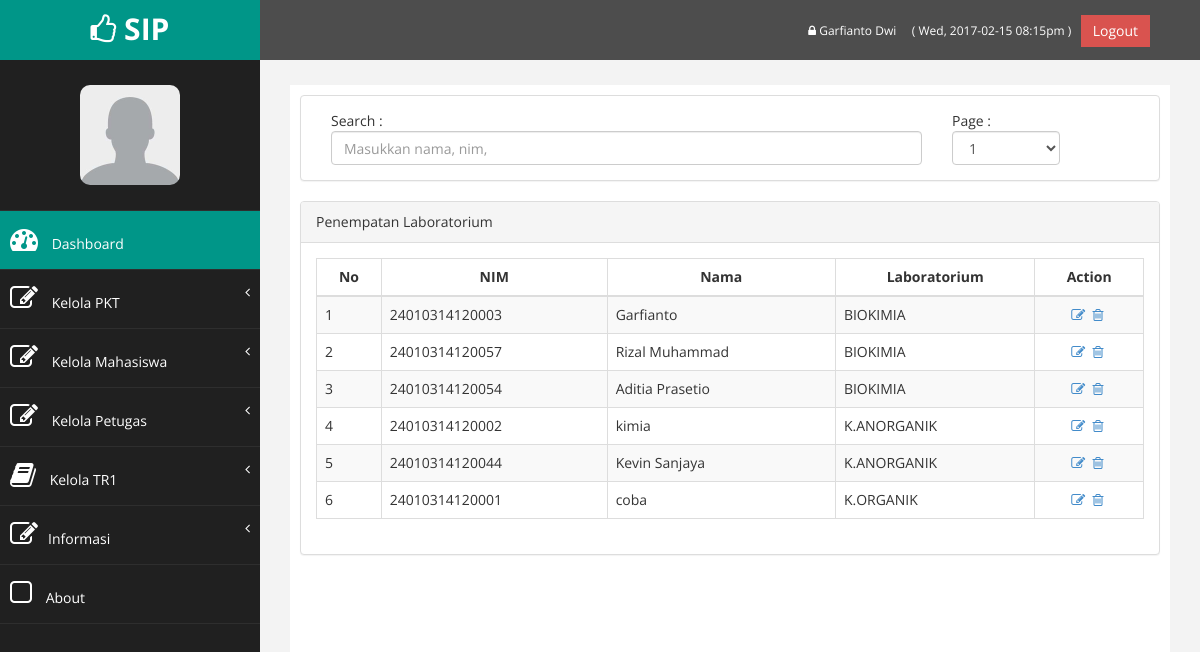
Screenshot of /dashboard/daftar_penempatan.php (signed in) with the database file from the repository.
### tables this page shows
CREATE TABLE `petugas` (
  `idpetugas` int(11) NOT NULL,
  `nama` varchar(30) NOT NULL,
  `email` varchar(50) NOT NULL,
  `password` varchar(50) NOT NULL
);

CREATE TABLE `penempatan` (
  `id_lab` varchar(15) NOT NULL,
  `nim` varchar(14) NOT NULL
);

CREATE TABLE `anggota` (
  `nim` varchar(20) NOT NULL,
  `nama` varchar(30) NOT NULL,
  `password` varchar(50) NOT NULL,
  `alamat` varchar(150) NOT NULL,
  `kota` varchar(30) NOT NULL,
  `email` varchar(50) NOT NULL,
  `no_telp` varchar(15) NOT NULL,
  `id_wali` varchar(20) NOT NULL,
  `angkatan` varchar(10) NOT NULL,
  `judul` varchar(80) NOT NULL,
  `idlab` varchar(10) NOT NULL
);

CREATE TABLE `lab` (
  `id_lab` varchar(15) NOT NULL,
  `nama_lab` varchar(20) NOT NULL,
  `password` varchar(50) NOT NULL,
  `email` varchar(50) NOT NULL,
  `idlab` varchar(50) NOT NULL
);

### dashboard/functions.php (called while the page is built, shortened)
<?php
	require_once('connect.php');
	$con = mysqli_connect($db_host, $db_username, $db_password, $db_database);
	$site_name="SIP";
	if(isset($_SESSION['sip_masuk_aja'])){
		if($_SESSION['sip_status']=='petugas'){
			$query = "SELECT * FROM petugas WHERE idpetugas=".$_SESSION['sip_masuk_aja']."";
			$petugas=mysqli_query($con,$query);
			$petugas=$petugas->fetch_object();
			$status=$_SESSION['sip_status'];
		}elseif($_SESSION['sip_status']=='anggota'){
			$query = "SELECT * FROM anggota WHERE nim=".$_SESSION['sip_masuk_aja']."";
			$anggota=mysqli_query($con,$query);
			$anggota=$anggota->fetch_object();
			$status=$_SESSION['sip_status'];
		}elseif($_SESSION['sip_status']=='dosen'){
			$query = "SELECT * FROM dosen WHERE nip=".$_SESSION['sip_masuk_aja']."";
			$dosen=mysqli_query($con,$query);
			$dosen=$dosen->fetch_object();
			$status=$_SESSION['sip_status'];
		}elseif($_SESSION['sip_status']=='lab'){
			$query = "SELECT * FROM lab WHERE idlab=".$_SESSION['sip_masuk_aja']."";
			$lab=mysqli_query($con,$query);
			$lab=$lab->fetch_object();
			$status=$_SESSION['sip_status'];
		}else {
			echo "Harap ulangi login";
		}
	}
?>

### dashboard/daftar_penempatan.php (the view, shortened to what this page needs)
<?php
	include_once('sidebar.php');
?>
<div class="row" >
	<div class="col-md-12 col-sm-12 col-xs-12">
		<div class="panel panel-default">
			<div class="panel-body">
				<div class="col-md-9 col-sm-12 col-xs-12">
					Search : <input class="form-control" type="text" name="search" placeholder="Masukkan nama, nim," id="search" value="<?php if(isset($_GET['search'])) echo $_GET['search']; ?>"/>
				</div>
				<div class="col-md-2 col-sm-12 col-xs-12">
					Page :
				<select class='form-control' id='page'>
				<?php
					$query = "SELECT count(nim) as jml_data FROM penempatan";
					$result = $con->query( $query );
					$row = $result->fetch_object();
					$jml_data=$row->jml_data;
					$total_page=ceil($jml_data/10);
					for($i=1;$i<=$total_page;$i++){
						echo "<option value='".$i."'>".$i."</option>";
					}
				?>
				</select>
				</div>
			</div>
		</div>
	</div>
</div>
<div class="row" >
	<div class="col-md-12 col-sm-12 col-xs-12">
		<div class="panel panel-default">
			<div class="panel-heading">
			   Penempatan Laboratorium
			</div>
			<div class="panel-body">
				<div class="table-responsive">
					<table class="table table-striped table-bordered table-hover">
						<thead>
							<tr>
								<th>No</th>
								<th>NIM</th>
								<th>Nama</th>
								<th>Laboratorium</th>
								<?php
									if ($status=="petugas") {
										echo "<th>Action</th>";
									}
							    ?>
							</tr>
						</thead>
						<tbody id="hasil_cari">
						<?php
							$query = "SELECT * FROM penempatan INNER JOIN anggota ON penempatan.nim=anggota.nim INNER JOIN lab ON anggota.idlab=lab.idlab ORDER BY lab.id_lab LIMIT 10";
							$result = $con->query( $query );
							$i=1;
							while($row = $result->fetch_object()){
								echo "<tr>";
								echo "<td>".$i."</td>";$i++;
								echo "<td>".$row->nim."</td>";
								echo "<td>".$row->nama."</td>";
								echo "<td>".$row->id_lab."</td>";
								if ($status=="petugas") {
								echo "<td align='center'>
										<a href='edit_lab.php?nim=".$row->nim."'><i class='fa fa-edit'></i></a>&nbsp;
										<a href='delete_penempatan.php?nim=".$row->nim."'><i class='fa fa-trash-o'></i></a>&nbsp;
									 </td>";
								}
								echo "</tr>";
							}
						?>
						</tbody>
					</table>
				</div>
			</div>
		</div>
	</div>
</div>
<?php
	include_once('footer.php');
?>

### dashboard/sidebar.php (shortened to what this page needs)
<?php
	require_once('functions.php');
?>
<!DOCTYPE html>
<html xmlns="http://www.w3.org/1999/xhtml">
<head>
    <link href="assets/css/bootstrap.css" rel="stylesheet" />
    <link href="assets/css/font-awesome.css" rel="stylesheet" />
    <link href="assets/css/custom.css" rel="stylesheet" />
</head>
<body>
    <div id="wrapper">
		<nav class="navbar navbar-default navbar-cls-top " role="navigation" style="margin-bottom: 0">
            <div class="navbar-header">
                <a class="navbar-brand" hKeloref="index.php"><i class="fa fa-thumbs-o-up"></i> <?php echo $site_name ?></a>
            </div>
			<div style="color: white; padding: 15px 50px 5px 50px; float: right; font-size: 16px;">
				<a href="profil.php" title='Ubah Password' style="color:#fff; font-size:12px;"><i class="fa fa-lock"></i> <?php if($status=="petugas") echo $petugas->nama; elseif($status=="dosen") echo $dosen->nama_dosen;elseif($status=="lab") echo $lab->nama_lab; else echo $anggota->nama; ?> </a>&nbsp;&nbsp;
				<a style="text-decoration: none; color:#fff; font-size:12px;"> <?php
					echo " ( ".date("D, Y-m-d") . " ". date("h:ia")." )&nbsp;&nbsp;";
				?>
				</a>
				<a href="logout.php" class="btn btn-danger square-btn-adjust">Logout</a>
			</div>
        </nav>
        <nav class="navbar-default navbar-side" role="navigation">
            <div class="sidebar-collapse">
                <ul class="nav" id="main-menu">
				<li class="text-center">
					<img src="assets/img/user/default.jpg" class="user-image img-responsive"/>
				</li>
				<li>
					<a class="active-menu" href="index.php"><i class="fa fa-dashboard fa-2x"></i> Dashboard</a>
				</li>
				<?php
				if($status=="petugas"){
					echo '<li>
						<a href="#"><i class="fa fa-edit fa-2x"></i> Kelola PKT<span class="fa arrow"></span></a>
						<ul class="nav nav-second-level">
							<li><a href="p_daftar_pkt.php">Pendaftaran PKT</a></li>
							<li><a href="daftar_pkt.php">Daftar Mahasiswa PKT</a></li>
							<li><a href="daftar_input_judul.php">Input Judul Mahasiswa PKT</a></li>
							<li><a href="daftar_judul.php">Daftar Judul Mahasiswa PKT</a></li>
							<li><a href="mhs_lab.php">Input penempatan mahasiswa</a></li>
							<li><a href="daftar_penempatan.php">Daftar penempatan mahasiswa</a></li>
							<li><a href="bimbingan.php">Input bimbingan mahasiswa</a></li>
							<li><a href="daftar_bimbingan.php">Daftar bimbingan mahasiswa</a></li>
							<li><a href="input_nilai_pkt1.php">Input nilai PKT</a></li>
							<li><a href="nilai_pkt.php">Daftar Nilai PKT</a></li>
						</ul>
					</li>
					<li>
						<a href="#"><i class="fa fa-edit fa-2x"></i> Kelola Mahasiswa<span class="fa arrow"></span></a>
						<ul class="nav nav-second-level">
							<li><a href="daftar_anggota.php">Data Anggota</a></li>
							<li><a href="tambah_anggota.php">Tambah Anggota</a></li>
						</ul>
					</li>
					<li>
						<a href="#"><i class="fa fa-edit fa-2x"></i> Kelola Petugas<span class="fa arrow"></span></a>
						<ul class="nav nav-second-level">
							<li><a href="daftar_petugas.php">Data Petugas</a></li>
							<li><a href="tambah_petugas.php">Tambah Petugas</a></li>
						</ul>
					</li>';
				}
				?>
				<li>
						<?php
							echo '<a href="#"><i class="fa fa-book fa-2x"></i> Kelola TR1';
						?>
					<span class="fa arrow"></span></a>
				</li>
				<li>
					<a href="#"><i class="fa fa-edit fa-2x"></i>Informasi<span class="fa arrow"></span></a>
				</li>
					<li>
                        <a  href="http://localhost/sip/index.php#about"><i class="fa fa-square-o fa-2x"></i> About</a>
					</li>
                </ul>
            </div>
        </nav>
        <div id="page-wrapper" >
            <div id="page-inner">

### dashboard/assets/css/custom.css (style rules this page uses)
body { font-family: 'Open Sans', sans-serif; }
#wrapper { width: 100%; background:#202020; }
#page-wrapper { padding: 15px 15px; min-height: 600px; background:#F3F3F3; }
#page-inner { width:100%; margin:10px 20px 10px 0px; background-color:#fff!important; padding:10px; min-height:1200px; }
.text-center { text-align:center; }
.square-btn-adjust { border: 0px solid transparent; -webkit-border-radius: 0px; -moz-border-radius: 0px; border-radius: 0px; }
.user-image { margin: 25px auto; -webkit-border-radius: 10px; -moz-border-radius: 10px; border-radius: 10px; max-height:100px; max-width:100px; }
.navbar-cls-top .navbar-brand { color: #fff; background: #009688; width: 260px; text-align: center; height: 60px; font-size: 30px; font-weight: 700; }
.active-menu { background-color:#009688!important; }
.arrow { float: right; }
.fa.arrow:before { content: "\f104"; }
.sidebar-collapse , .sidebar-collapse .nav { background:none; }
.sidebar-collapse .nav { padding:0; }
.sidebar-collapse .nav > li > a { color:#fff; background:#202020; text-shadow:none; }
.sidebar-collapse > .nav > li > a { padding:15px 10px; }
.sidebar-collapse > .nav > li { border-bottom: 1px solid rgba(107, 108, 109, 0.19); }
.navbar-side { border:none; background-color: #202020; }
.navbar-cls-top { background:#4D4D4D; border-bottom:none; }
.navbar-default { border:0px solid black; }
.navbar-header { background: #009688; }
.nav > li > a > i { margin-right:10px; }
@media (min-width:768px) { #page-wrapper { margin: 0 0 0 260px; padding: 15px 30px; min-height: 1200px; } }
@media (min-width:768px) { .navbar-side { z-index: 1; position: absolute; width: 260px; } }
@media (min-width:768px) { .navbar { border-radius: 0px; } }

### rows the page displays
petugas: nama "Garfianto Dwi"
penempatan: anggota.nim "24010314120003", anggota.nama "Garfianto", lab.id_lab "BIOKIMIA"
penempatan: anggota.nim "24010314120057", anggota.nama "Rizal Muhammad", lab.id_lab "BIOKIMIA"
penempatan: anggota.nim "24010314120054", anggota.nama "Aditia Prasetio", lab.id_lab "BIOKIMIA"
penempatan: anggota.nim "24010314120002", anggota.nama "kimia", lab.id_lab "K.ANORGANIK"
penempatan: anggota.nim "24010314120044", anggota.nama "Kevin Sanjaya", lab.id_lab "K.ANORGANIK"
penempatan: anggota.nim "24010314120001", anggota.nama "coba", lab.id_lab "K.ORGANIK"

### other values shown
$site_name "SIP"
form field value "1"
